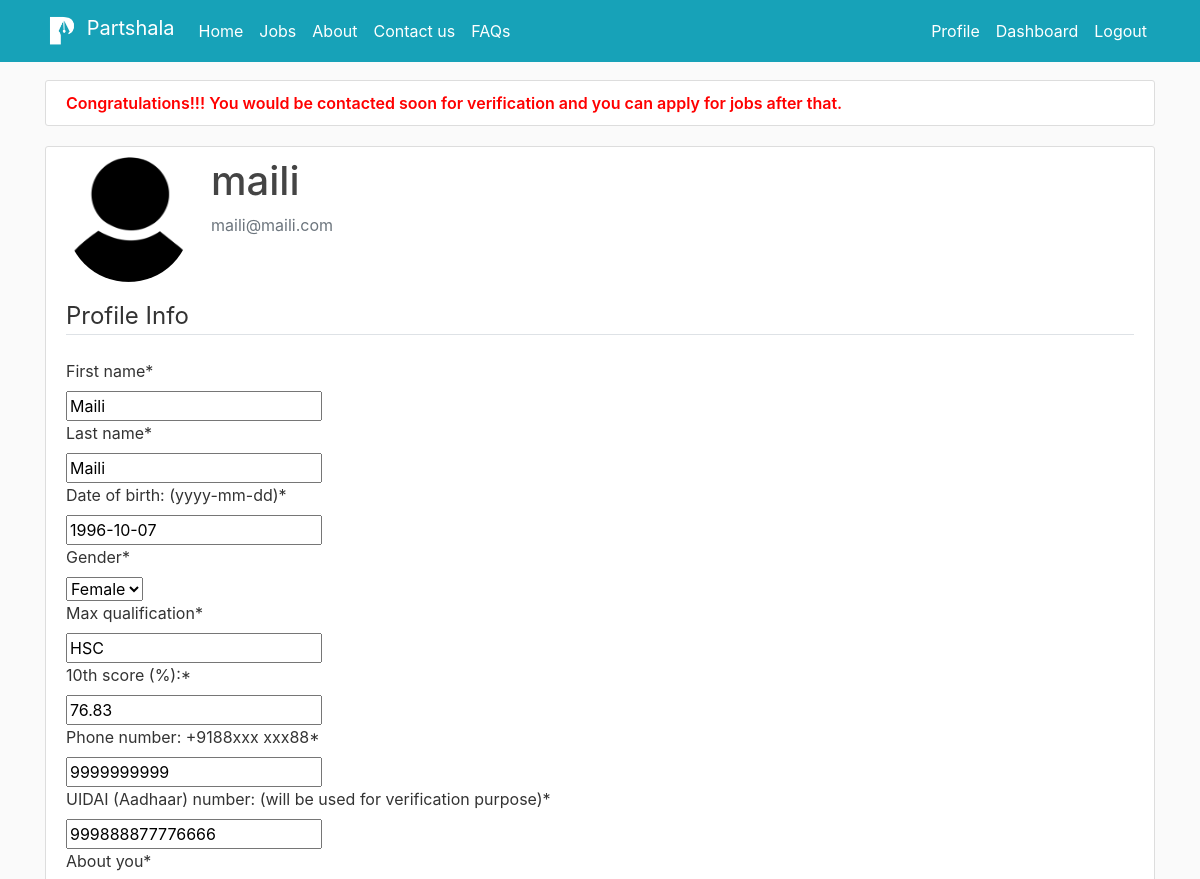
/profile-associate/ (signed in, upper part), run on an earlier commit of the app's database.
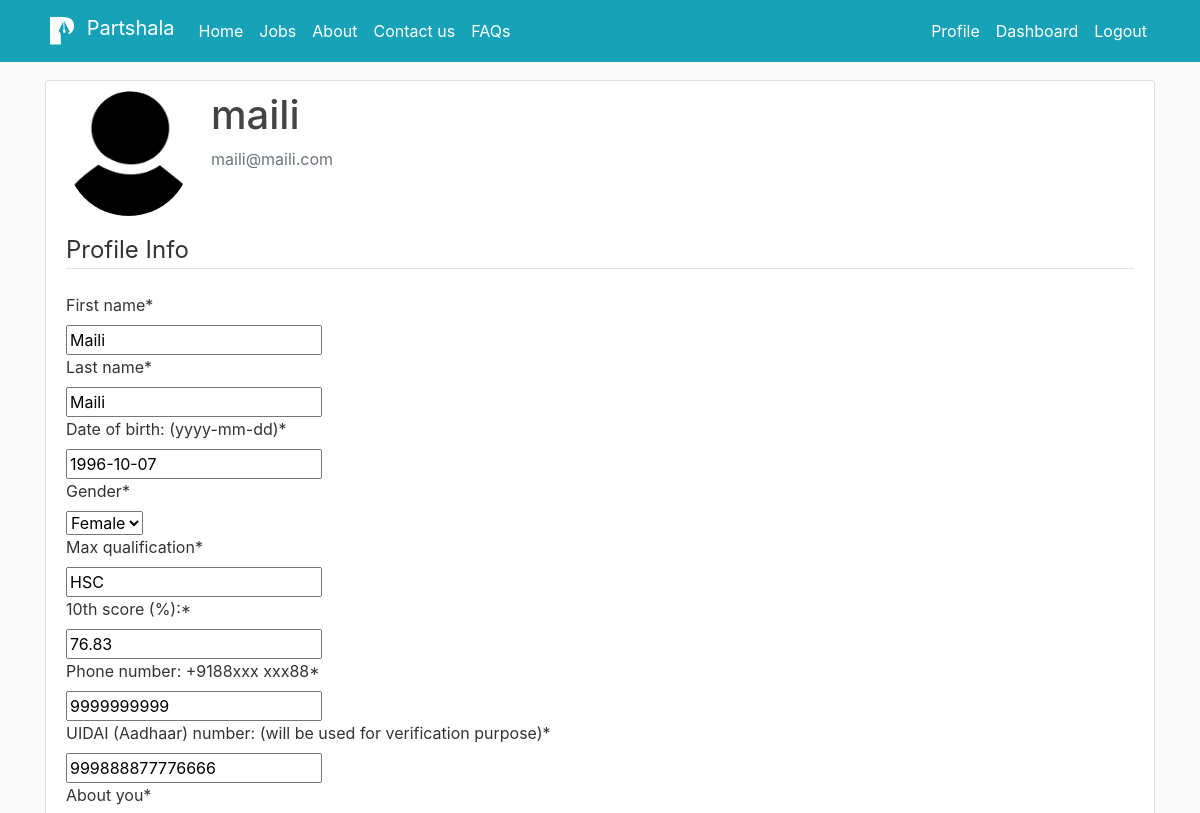
And on a later commit of the database.
### users/views.py (the view)
# urls.py: path('profile-associate/', user_views.profile_associate, name='profile_associate'),
@login_required(login_url=reverse_lazy('login'))
def profile_associate(request):
    if request.method == 'POST':
        u_form = AssociateUpdateForm(request.POST, instance=request.user.profileassociate)
        p_form = AssociatePicUpdateForm(request.POST, request.FILES, instance=request.user.profileassociate)
        d_form = SSCResultForm(request.POST, request.FILES, instance=request.user.profileassociate)
        e_form = HSCResultForm(request.POST, request.FILES, instance=request.user.profileassociate)
        if u_form.is_valid() and p_form.is_valid() and d_form.is_valid():
            u_form.save()
            p_form.save()
            d_form.save()
            e_form.save()
            messages.success(request, f'Your account has been updated!')
            return redirect('profile_associate')
    else:
        u_form = AssociateUpdateForm(instance=request.user.profileassociate)
        p_form = AssociatePicUpdateForm(instance=request.user.profileassociate)
        d_form = SSCResultForm(instance=request.user.profileassociate)
        e_form = HSCResultForm(request.POST, request.FILES, instance=request.user.profileassociate)
    context = {
        'u_form': u_form,
        'p_form': p_form,
        'd_form': d_form,
        'e_form': e_form,
    }
    return render(request, 'users/profile_associate.html', context)

### users/forms.py
class AssociateUpdateForm(forms.ModelForm):
    class Meta:
        model = ProfileAssociate
        fields = ['first_name', 'last_name','date_of_birth', 'gender', 'max_qualification','ssc_score', 'phone', 'aadhaar', 'associate_bio', 'work_ex']

class AssociatePicUpdateForm(forms.ModelForm):
    class Meta:
        model = ProfileAssociate
        fields = ['image']

### users/templates/users/profile_associate.html (shortened to what this page needs)
{% extends "blog/base.html" %}
{% load crispy_forms_tags %}
{% block content %}
{% if not user.profileassociate.is_verified %}
    <div class="content-section">
        <span class="text-center" style="font-weight: 600; color: red">Congratulations!!! You would be contacted soon for verification and you can apply for jobs after that.  </span>
    </div>
{% endif %}
<div class="content-section">
  <div class="media">
    <img class="rounded-circle account-img" src="{{ user.profileassociate.image.url }}">
    <div class="media-body">
      <h2 class="account-heading">{{ user.username }}</h2>
      <p class="text-secondary">{{ user.email }}</p>
    </div>
  </div>
  <form method= "POST" enctype='multipart/form-data'>
		<fieldset class= "form-group">
			<legend class= "border-bottom mb-4"> Profile Info</legend>
			{{ u_form| crispy }}
		</fieldset>
	</form>
</div>
{% endblock content %}

What changed in the data, as far as the page shows it:
changed ProfileAssociate "Maili": is_verified False → True (drawn)
Also different on the page:
text no longer shown: "Congratulations!!! You would be contacted soon for verification and you can apply for jobs after that."
